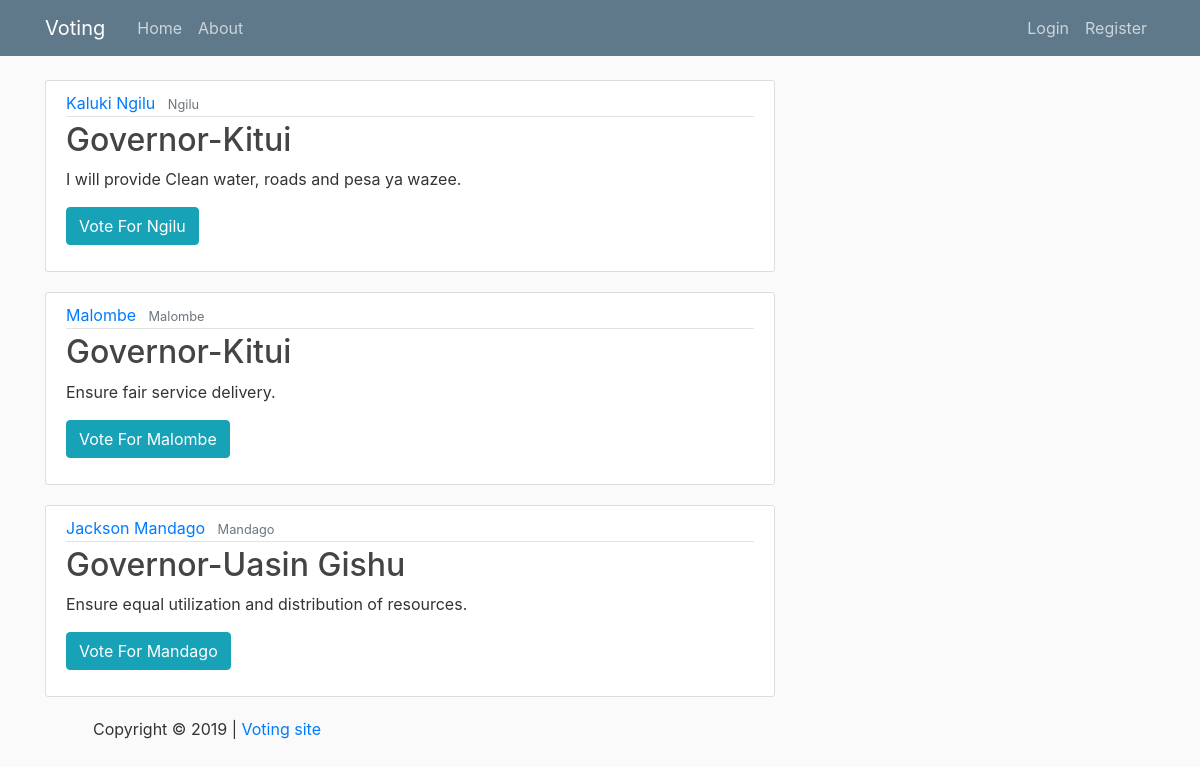
The app's page /index/ with its own data.
### votes/models.py (models this page shows, shortened)
class Candidate(models.Model):
    county_name = models.ForeignKey(County, on_delete=models.CASCADE)
    category_name = models.ForeignKey(Category, on_delete=models.CASCADE)
    candidate_name = models.CharField(max_length=100)
    nick_name = models.CharField(max_length=100)
    manifesto = models.TextField()

class Category(models.Model):
    category_name = models.CharField(max_length=100)
    def __str__(self):
        return self.category_name

class County(models.Model):
    county_name = models.CharField(max_length=100)
    def __str__(self):
        return self.county_name

### votes/views.py (the view)
# urls.py: path('index/', views.index, name='votes-index'),
def index(request):
    context = {
        'candidates': Candidate.objects.all()
    }
    return render(request, 'votes/index.html', context)

### votes/templates/votes/index.html
{% extends "votes/base.html" %}
{% block content %}
{% if candidates %}
    {% for candidate in candidates %}
        <article class="media content-section">
          <div class="media-body">
            <div class="article-metadata">
              <a class="mr-2" href="#">{{ candidate.candidate_name }}</a>
              <small class="text-muted">{{ candidate.nick_name }}</small>
            </div>
            <h2><a class="article-title" href="#">{{ candidate.category_name }}-{{candidate.county_name}}</a></h2>
            <p class="article-content">{{ candidate.manifesto }}</p>
              <p class="article-content"> <button class="btn btn-info">Vote For {{candidate.nick_name}}</button></p>
          </div>
        </article>
    {% endfor %}
{% else %}
    <p>No Candidates are available.</p>
{% endif %}
{% endblock content %}

### votes/templates/votes/base.html (shortened to what this page needs)
{% load static %}
<!DOCTYPE html>
<head>
    <link rel="stylesheet" type="text/css" href="{% static 'votes/bootstrap/css/bootstrap.min.css' %}">
    <link rel="stylesheet" type="text/css" href="{% static 'votes/main.css' %}">
</head>
<body>
    <header class="site-header">
      <nav class="navbar navbar-expand-md navbar-dark bg-steel fixed-top">
        <div class="container">
          <a class="navbar-brand mr-4" href="{% url 'votes-home' %}">Voting</a>
          <div class="collapse navbar-collapse" id="navbarToggle">
            <div class="navbar-nav mr-auto">
              <a class="nav-item nav-link" href="{% url 'votes-home' %}">Home</a>
              <a class="nav-item nav-link" href="{% url 'votes-about' %}">About</a>
            </div>
            <div class="navbar-nav">
              {% if user.is_authenticated %}
                <a class="nav-item nav-link" href="{% url 'profile' %}">Profile</a>
                <a class="nav-item nav-link" href="{% url 'logout' %}">Logout</a>
              {% else %}
                <a class="nav-item nav-link" href="{% url 'login' %}">Login</a>
                <a class="nav-item nav-link" href="{% url 'register' %}">Register</a>
              {% endif %}
            </div>
          </div>
        </div>
      </nav>
    </header>
    <main role="main" class="container">
      <div class="row">
        <div class="col-md-8">
          {% block content %}{% endblock %}
        </div>
      </div>
    </main>
</body>
<footer>
  <div class="container">
    <div class="row">
      <div class="col-md-12">
            <p class="copy ml-5">Copyright &copy; 2019 | <a href="{% url 'votes-home' %}">Voting site</a> </p>
      </div>
    </div>
  </div>
</footer>
</html>

### votes/static/votes/main.css (style rules this page uses)
body { background: #fafafa; color: #333333; margin-top: 5rem; }
h1, h2, h3, h4, h5, h6 { color: #444444; }
.bg-steel { background-color: #5f788a; }
.site-header .navbar-nav .nav-link { color: #cbd5db; }
.content-section { background: #ffffff; padding: 10px 20px; border: 1px solid #dddddd; border-radius: 3px; margin-bottom: 20px; }
.article-title { color: #444444; }
.article-content { white-space: pre-line; }
.article-metadata { padding-bottom: 1px; margin-bottom: 4px; border-bottom: 1px solid #e3e3e3 }

### records on screen
Candidate: candidate_name "Kaluki Ngilu", nick_name "Ngilu", category_name "Governor", county_name "Kitui", manifesto "I will provide Clean water, roads and pesa ya wazee."
Candidate: candidate_name "Malombe", nick_name "Malombe", category_name "Governor", county_name "Kitui", manifesto "Ensure fair service delivery."
Candidate: candidate_name "Jackson Mandago", nick_name "Mandago", category_name "Governor", county_name "Uasin Gishu", manifesto "Ensure equal utilization and distribution of resources."
